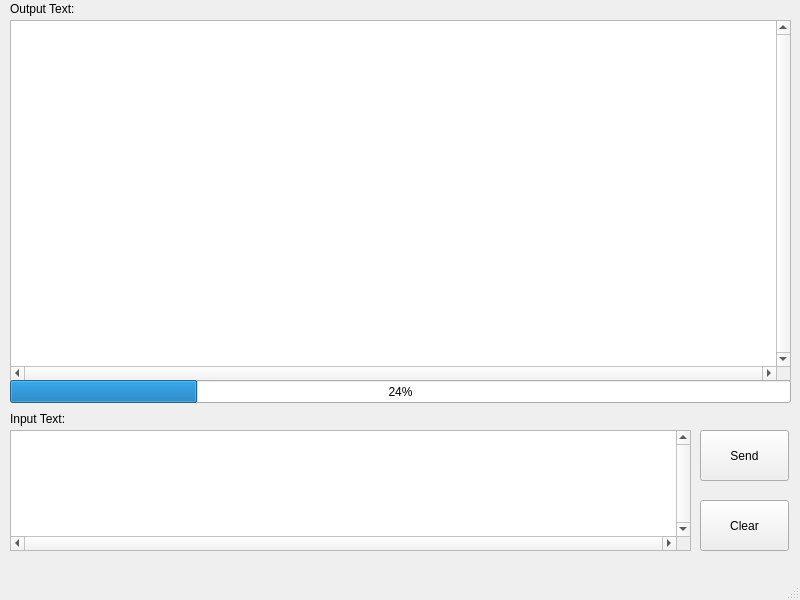
<?xml version="1.0" encoding="UTF-8"?>
<ui version="4.0">
 <class>MainWindow</class>
 <widget class="QMainWindow" name="MainWindow">
  <property name="geometry">
   <rect>
    <x>0</x>
    <y>0</y>
    <width>800</width>
    <height>600</height>
   </rect>
  </property>
  <property name="windowTitle">
   <string>ChatQt (By rainhenry)</string>
  </property>
  <widget class="QWidget" name="centralwidget">
   <widget class="QLabel" name="label_outtext">
    <property name="geometry">
     <rect>
      <x>10</x>
      <y>0</y>
      <width>101</width>
      <height>17</height>
     </rect>
    </property>
    <property name="text">
     <string>Output Text:</string>
    </property>
   </widget>
   <widget class="QTextEdit" name="textEdit_out">
    <property name="geometry">
     <rect>
      <x>10</x>
      <y>20</y>
      <width>781</width>
      <height>361</height>
     </rect>
    </property>
    <property name="verticalScrollBarPolicy">
     <enum>Qt::ScrollBarAlwaysOn</enum>
    </property>
    <property name="horizontalScrollBarPolicy">
     <enum>Qt::ScrollBarAlwaysOn</enum>
    </property>
    <property name="readOnly">
     <bool>true</bool>
    </property>
   </widget>
   <widget class="QProgressBar" name="progressBar">
    <property name="geometry">
     <rect>
      <x>10</x>
      <y>380</y>
      <width>781</width>
      <height>23</height>
     </rect>
    </property>
    <property name="value">
     <number>24</number>
    </property>
   </widget>
   <widget class="QLabel" name="label_inputtext">
    <property name="geometry">
     <rect>
      <x>10</x>
      <y>410</y>
      <width>101</width>
      <height>17</height>
     </rect>
    </property>
    <property name="text">
     <string>Input Text:</string>
    </property>
   </widget>
   <widget class="QTextEdit" name="textEdit_in">
    <property name="geometry">
     <rect>
      <x>10</x>
      <y>430</y>
      <width>681</width>
      <height>121</height>
     </rect>
    </property>
    <property name="verticalScrollBarPolicy">
     <enum>Qt::ScrollBarAlwaysOn</enum>
    </property>
    <property name="horizontalScrollBarPolicy">
     <enum>Qt::ScrollBarAlwaysOn</enum>
    </property>
   </widget>
   <widget class="QPushButton" name="pushButton_send">
    <property name="geometry">
     <rect>
      <x>700</x>
      <y>430</y>
      <width>89</width>
      <height>51</height>
     </rect>
    </property>
    <property name="text">
     <string>Send</string>
    </property>
   </widget>
   <widget class="QPushButton" name="pushButton_clear">
    <property name="geometry">
     <rect>
      <x>700</x>
      <y>500</y>
      <width>89</width>
      <height>51</height>
     </rect>
    </property>
    <property name="text">
     <string>Clear</string>
    </property>
   </widget>
  </widget>
  <widget class="QMenuBar" name="menubar">
   <property name="geometry">
    <rect>
     <x>0</x>
     <y>0</y>
     <width>800</width>
     <height>22</height>
    </rect>
   </property>
  </widget>
  <widget class="QStatusBar" name="statusbar"/>
 </widget>
 <resources/>
 <connections/>
</ui>
